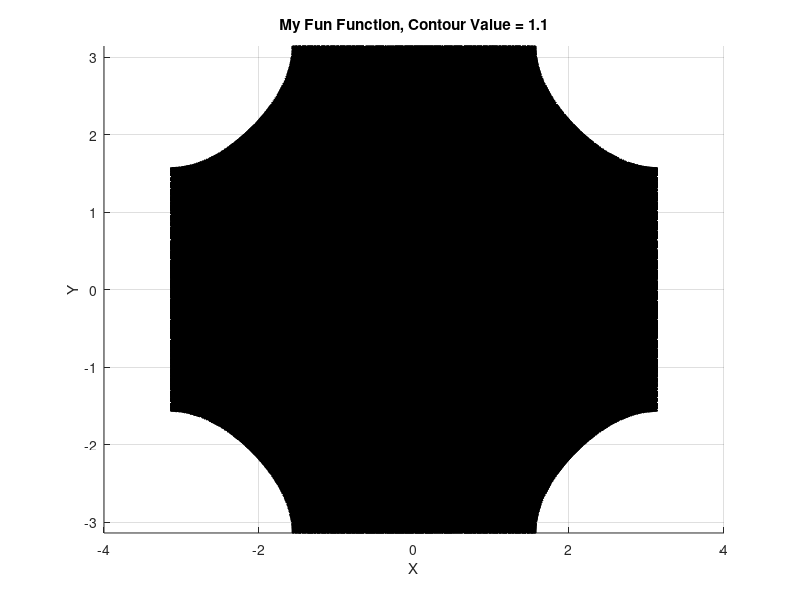

The MATLAB script that drew this image: (Note: this script raises an error after producing the figure.)
close all; clear all; clc; format long e;
points=linspace(-pi,pi,51);
[x,y,z]=meshgrid(points,points,points);
fun_function =cos(x)+cos(y)+cos(z);
[f1,v1] = isosurface(x,y,z,fun_function,0);
[f2,v2] = isocaps(x,y,z,fun_function,0);
f3 = [ f1; f2+ length(v1(:,1)) ];
v3 = [v1; v2];
h = patch('faces',f3, 'vertices',v3);
grid on;
title(['My Fun Function, Contour Value = ',num2str(1.1)]);
xlabel('X');ylabel('Y');zlabel('Z');
axis([-pi,pi,-pi,pi,-pi,pi]);
axis equal tight
figure
x = x(:);
y = y(:);
z = z(:);
svlcad('Cube.stl',f3,v3);
